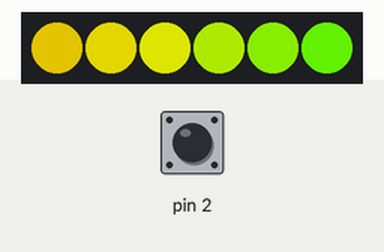
Recording of a sketch running on a simulated Arduino Uno, built with avr-gcc and run on an emulated ATmega328P. On the bench: 6 RGB LEDs in strip order, left to right. The test bench sets the inputs (shaded band); at power-on: pin 2 HIGH. Dim RGB values are drawn brighter than linear.

Above: at 1.29 s.
1.3 s: pin 2 pulled LOW for 0.15 s
At 2.2 s:
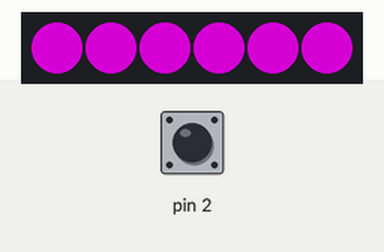
2.9 s: pin 2 pulled LOW for 3.2 s
At 3.12 s:
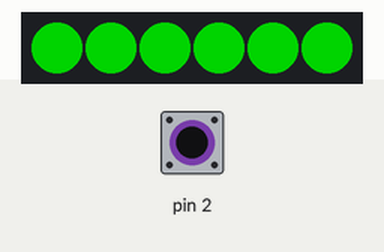
6.7 s: pin 2 pulled LOW for 1 s
At 8.7 s:
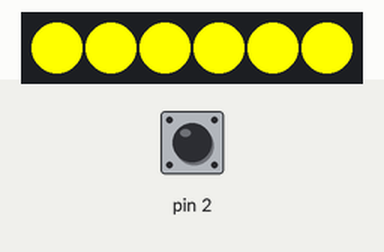
9.2 s: pin 2 pulled LOW for 1 s
At 9.41 s:
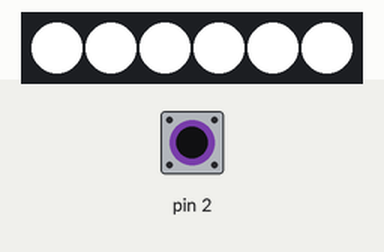
11.7 s: pin 2 pulled LOW for 3.2 s
At 15.49 s:
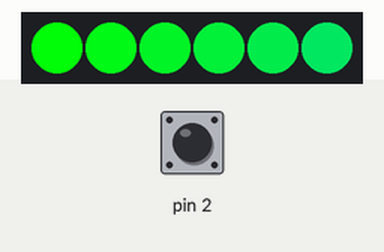
15.5 s: pin 2 pulled LOW for 3.2 s
At 19.1 s:
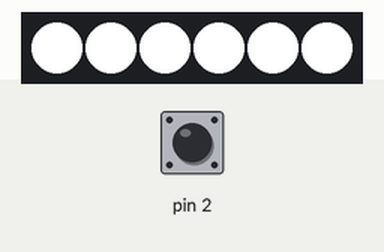
Timing chart, 0 to 20.6 s (numbered marks = the images above; inputs shaded):
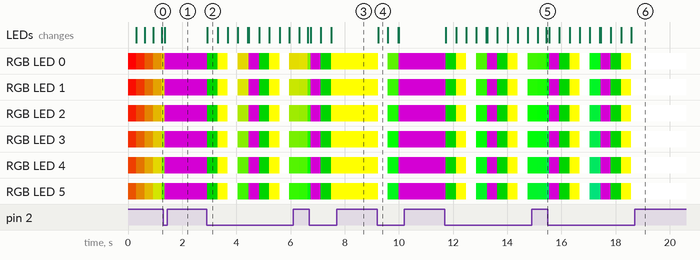

The sketch:

ledLamp.ino
```cpp
//LED Lamp
//This is a simple Arduino program using existing
//libraries to run 6 LEDs to run up a small lamp.
//The CapSense, Median Filter and FastLED libraries
//were all chosen for their relative ease of use
//and availability within the Arduino IDE.

#include <CapacitiveSensor.h>
#include <MedianFilter.h>
#include <FastLED.h>

#define LED_PIN 13 //Set LED Data Pin for FastLED
#define NUM_LEDS 6 //Maximum Number of LEDs for FastLED

CRGBArray<NUM_LEDS> leds; //Create an array for FastLED with values for all the LEDs in the chain
const int ledData = 13; //Set Variable ledData to reference LED data pin

MedianFilter senVal(3, 0); //Create a list using median filter. List is 3 values and seed with value '0'
CapacitiveSensor capSensor = CapacitiveSensor(4, 2); //Pin4 is send, pin 2 is receive
                                                     //Pins are bridged with 1Mohm resistor
                                                     //Pin 2 is connect connected to the end sensor point
int senThresh = 1750; //Threshold value for Capacitive Sensor. Lets us control when to change Pass to True
                      //A smaller value will trigger the sensor without touching the sensor
                      //1750-2300 works well for direct touch input

//LED Settings
//Each program is stored as a part of this pointer array
void (*ledShow[])() = {
  []{static uint8_t hue=0; leds.fill_rainbow(hue++); FastLED.delay(20);},
  []{for(int i = 0; i < NUM_LEDS; i++){ leds[i] = CRGB::Purple; FastLED.show();}},
  []{for(int i = 0; i < NUM_LEDS; i++){ leds[i] = CRGB::Green; FastLED.show();}},
  []{for(int i = 0; i < NUM_LEDS; i++){leds[i] = CRGB::Yellow; FastLED.show();}},
  []{for(int i = 0; i < NUM_LEDS; i++){leds[i] = CRGB::White;FastLED.show();}}
};

void setup() {
  pinMode(ledData, OUTPUT); // Set the LED Pin mode
  FastLED.addLeds<WS2812, LED_PIN, GRB>(leds, NUM_LEDS); //Set up FastLED Device Type, Output Pin, diode arrangement, FastLED array and Number of LEDs

//  Serial.begin(9600); //activate for Debuging. Not Necessary for operation

}

void loop() {

  static int ledState = 0;      //Initialize the LEDState Variable and set it to 0
  static int ledMax = 4;        //Set the max number of LED states we can run through
                                //I'm sure there's a way to get the max number of entries in
                                //ledShow[], but I don't know that function so hardcode hacks for now

  ledShow[ledState]();          //Initialize LEDs, start on first program in ledShow[]

  long sensorValue = capSensor.capacitiveSensor(20); //Get the value of the capacitive sensor for 20 samples
  senVal.in( sensorValue);                           //Pass the sensor value into the median filter list
  sensorValue = senVal.out();                        //Return the filtered sensor value. Gives a median of the capSense values

//  Serial.println("Sensor Value: ");                //SERIAL MONITOR: check the sensor value
//  Serial.println(sensorValue);

//Check Sensor for someone touching it and then increment the
//ledState counter to run through functions inside of the ledShow array
  while(sensorValue>=senThresh){
    sensorValue = 0;              //Reset the Sensor to 0
    ledState = ledState + 1;      //Increment LED program and reset if it goes above the total number
    if (ledState > ledMax){
      ledState = 0;
    }
    ledShow[ledState]();          //display the new LED program

//  Serial.println("LED State: "); //SERIAL MONITOR: check which LED program we're running
//  Serial.println(ledState);

    delay(350);       //Wait 350 milliseconds before progressing, likely enough time for a user to remove their finger
                      //Added benefit of allowing users to cycle the LED programs by holding their finger on the sensor

    sensorValue = 0;  //No really, reset the sensor value to Zero;
    senVal.in(0);     //tell the MedianFilter we want Zero as the value to restart its counter;
    break;            //Start void loop() over instead of just hanging out inside this while statement
    }
}
```

Measured:
- after the input at 1.3 s, the LEDs: change after 0.05 s (image 1)
- after the input at 6.7 s, the LEDs: first change at once (image 3 shows a later state)
- after the input at 9.2 s, RGB LED 0: RGB(255, 255, 0) → RGB(255, 255, 255) at once, → RGB(81, 215, 1) 0.37 s later, → RGB(75, 218, 1) 0.37 s later, → RGB(128, 0, 128) 0.03 s later; RGB LED 1: RGB(255, 255, 0) → RGB(255, 255, 255) at once, → RGB(54, 229, 1) 0.37 s later, → RGB(49, 231, 1) 0.37 s later, → RGB(128, 0, 128) 0.03 s later
- after the input at 15.5 s, the LEDs: first change after 0.05 s (image 6 shows a later state)
